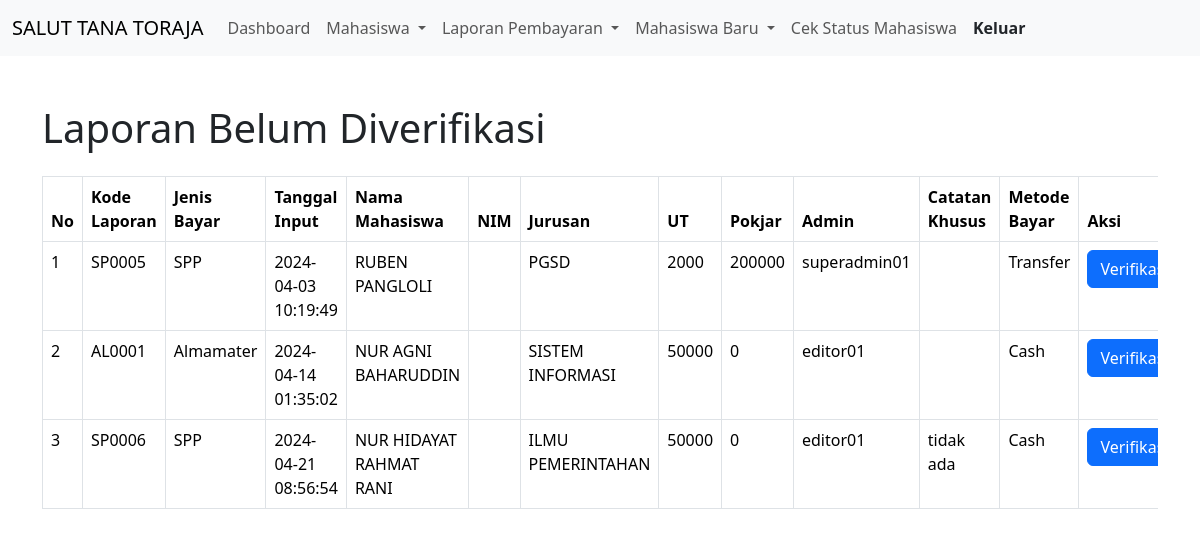
The page /admin/laporanbayar/verifikasi_laporan.php (signed in) on the database as committed earlier.
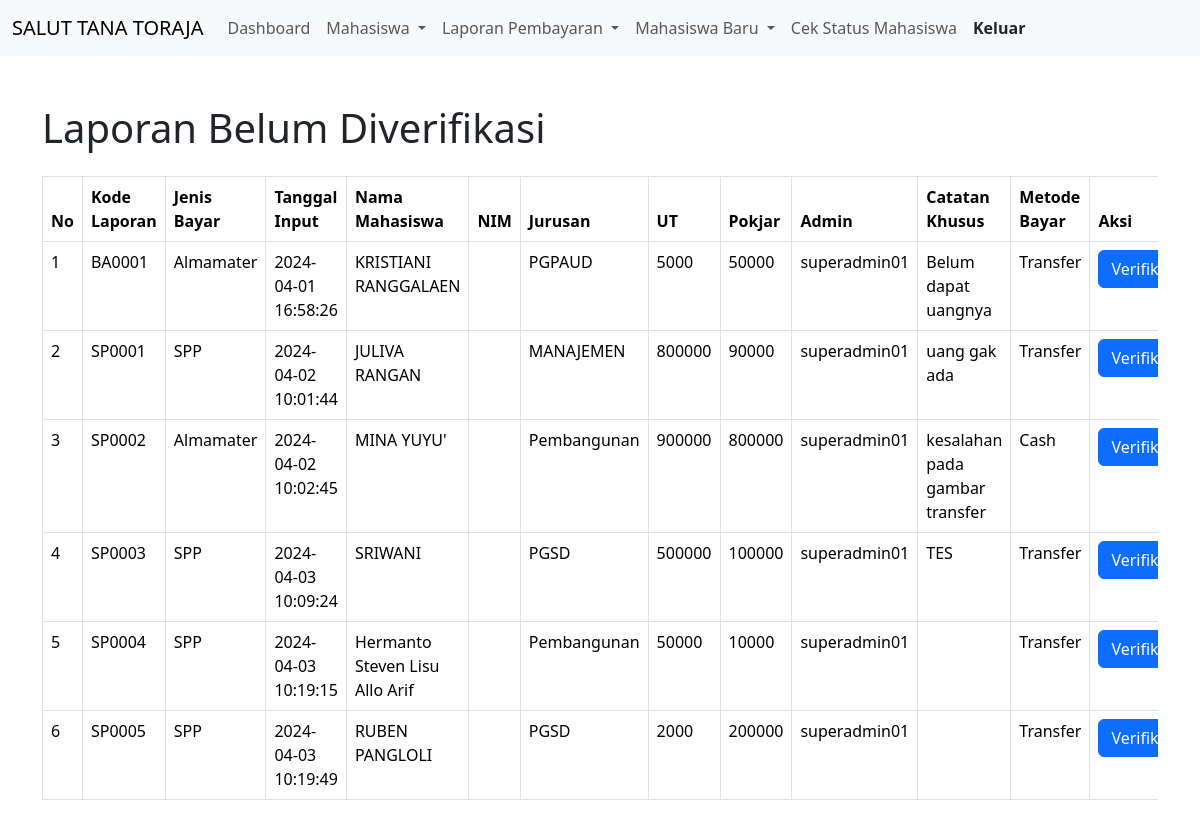
The same page on the database as committed later.
### tables this page shows
CREATE TABLE `laporanuangmasuk` (
  `id` int(50) NOT NULL AUTO_INCREMENT,
  `KodeLaporan` varchar(50) NOT NULL,
  `JenisBayar` varchar(50) NOT NULL,
  `TanggalInput` datetime NOT NULL DEFAULT current_timestamp(),
  `NamaMahasiswa` varchar(100) NOT NULL,
  `Nim` varchar(9) NOT NULL,
  `Jurusan` varchar(50) NOT NULL,
  `Ut` float NOT NULL,
  `Pokjar` float NOT NULL,
  `Total` float NOT NULL,
  `Admin` varchar(100) NOT NULL,
  `isMaba` tinyint(4) NOT NULL,
  `CatatanKhusus` varchar(200) NOT NULL,
  `MetodeBayar` varchar(50) NOT NULL,
  `isVerifikasi` tinyint(4) NOT NULL,
  `AlamatFile` varchar(200) NOT NULL,
  `Verifikator` varchar(100) NOT NULL,
  PRIMARY KEY (`id`)
);

### admin/laporanbayar/verifikasi_laporan.php (the view, shortened to what this page needs)
<?php
require_once("koneksi.php");
$sql = "SELECT * FROM laporanuangmasuk WHERE isVerifikasi = 0";
$result = $koneksi->query($sql);
$laporanBelumDiverifikasi = [];
if ($result->num_rows > 0) {
    while ($row = $result->fetch_assoc()) {
        $laporanBelumDiverifikasi[] = $row;
    }
}
?>
<!DOCTYPE html>
<html lang="en">
<head>
    <link href="https://cdn.jsdelivr.net/npm/bootstrap@5.3.3/dist/css/bootstrap.min.css" rel="stylesheet">
</head>
<body>
<nav class="navbar navbar-expand-lg bg-body-tertiary">
  <div class="container-fluid">
    <a class="navbar-brand" href="#">SALUT TANA TORAJA</a>
    <div class="collapse navbar-collapse" id="navbarNav">
      <ul class="navbar-nav me-auto mb-2 mb-lg-0">
        <li class="nav-item">
          <a class="nav-link" aria-current="page" href="../dashboard.php">Dashboard</a>
        </li>
        <li class="nav-item dropdown">
          <a class="nav-link dropdown-toggle" href="../mahasiswa.php" role="button" data-bs-toggle="dropdown" aria-expanded="false">
            Mahasiswa
          </a>
        </li>
        <li class="nav-item dropdown">
          <a class="nav-link dropdown-toggle" href="./" role="button" data-bs-toggle="dropdown" aria-expanded="false">
            Laporan Pembayaran
          </a>
        </li>
        <li class="nav-item dropdown">
          <a class="nav-link dropdown-toggle" role="button" data-bs-toggle="dropdown" aria-expanded="false">
            Mahasiswa Baru
          </a>
        </li>
        <li class="nav-item">
          <a class="nav-link" aria-current="page" href="../cekstatus/pencarian.php">Cek Status Mahasiswa</a>
        </li>
        <li class="nav-item">
            <a class="nav-link btn btn-warning text-dark fw-bold" href="../logout.php">Keluar</a>
        </li>
      </ul>
    </div>
  </div>
</nav>
<div class="container mt-5">
    <h1 class="mb-4">Laporan Belum Diverifikasi</h1>
    <?php if (empty($laporanBelumDiverifikasi)) : ?>
        <p>Tidak ada laporan yang belum diverifikasi.</p>
    <?php else : ?>
        <div class="table-responsive">
            <table class="table table-bordered table-hover">
                <thead>
                    <tr>
                        <th>No</th>
                        <th>Kode Laporan</th>
                        <th>Jenis Bayar</th>
                        <th>Tanggal Input</th>
                        <th>Nama Mahasiswa</th>
                        <th>NIM</th>
                        <th>Jurusan</th>
                        <th>UT</th>
                        <th>Pokjar</th>
                        <th>Admin</th>
                        <th>Catatan Khusus</th>
                        <th>Metode Bayar</th>
                        <th>Aksi</th>
                    </tr>
                </thead>
                <tbody>
                    <?php foreach ($laporanBelumDiverifikasi as $index => $laporan) : ?>
                        <tr>
                            <td><?php echo $index + 1; ?></td>
                            <td><?php echo $laporan['KodeLaporan']; ?></td>
                            <td><?php echo $laporan['JenisBayar']; ?></td>
                            <td><?php echo $laporan['TanggalInput']; ?></td>
                            <td><?php echo $laporan['NamaMahasiswa']; ?></td>
                            <td><?php echo $laporan['Nim']; ?></td>
                            <td><?php echo $laporan['Jurusan']; ?></td>
                            <td><?php echo $laporan['Ut']; ?></td>
                            <td><?php echo $laporan['Pokjar']; ?></td>
                            <td><?php echo $laporan['Admin']; ?></td>
                            <td><?php echo $laporan['CatatanKhusus']; ?></td>
                            <td><?php echo $laporan['MetodeBayar']; ?></td>
                            <td>
                                <a href="detail_verifikasi.php?id=<?php echo $laporan['id']; ?>" class="btn btn-primary">Verifikasi</a>
                            </td>
                        </tr>
                    <?php endforeach; ?>
                </tbody>
            </table>
        </div>
    <?php endif; ?>
</div>
</body>
</html>

Rows that differ between the two databases and show on the page:
removed laporanuangmasuk: KodeLaporan "AL0001", JenisBayar "Almamater", TanggalInput "2024-04-14 01:35:02", NamaMahasiswa "NUR AGNI BAHARUDDIN", Jurusan "SISTEM INFORMASI", Ut "50000", Pokjar "0", Admin "editor01", MetodeBayar "Cash"
removed laporanuangmasuk: KodeLaporan "SP0006", JenisBayar "SPP", TanggalInput "2024-04-21 08:56:54", NamaMahasiswa "NUR HIDAYAT RAHMAT RANI", Jurusan "ILMU PEMERINTAHAN", Ut "50000", Pokjar "0", Admin "editor01", CatatanKhusus "tidak ada", MetodeBayar "Cash"
added laporanuangmasuk: KodeLaporan "BA0001", JenisBayar "Almamater", TanggalInput "2024-04-01 16:58:26", NamaMahasiswa "KRISTIANI RANGGALAEN", Jurusan "PGPAUD", Ut "5000", Pokjar "50000", Admin "superadmin01", CatatanKhusus "Belum dapat uangnya", MetodeBayar "Transfer"
added laporanuangmasuk: KodeLaporan "SP0001", JenisBayar "SPP", TanggalInput "2024-04-02 10:01:44", NamaMahasiswa "JULIVA RANGAN", Jurusan "MANAJEMEN", Ut "800000", Pokjar "90000", Admin "superadmin01", CatatanKhusus "uang gak ada", MetodeBayar "Transfer"
now on this page (row edited): laporanuangmasuk: KodeLaporan "SP0002", JenisBayar "Almamater", TanggalInput "2024-04-02 10:02:45", NamaMahasiswa "MINA YUYU'", Jurusan "Pembangunan", Ut "900000", Pokjar "800000", Admin "superadmin01", CatatanKhusus "kesalahan pada gambar transfer", MetodeBayar "Cash"
now on this page (row edited): laporanuangmasuk: KodeLaporan "SP0003", JenisBayar "SPP", TanggalInput "2024-04-03 10:09:24", NamaMahasiswa "SRIWANI", Jurusan "PGSD", Ut "500000", Pokjar "100000", Admin "superadmin01", CatatanKhusus "TES", MetodeBayar "Transfer"
now on this page (row edited): laporanuangmasuk: KodeLaporan "SP0004", JenisBayar "SPP", TanggalInput "2024-04-03 10:19:15", NamaMahasiswa "Hermanto Steven Lisu Allo Arif", Jurusan "Pembangunan", Ut "50000", Pokjar "10000", Admin "superadmin01", MetodeBayar "Transfer"
